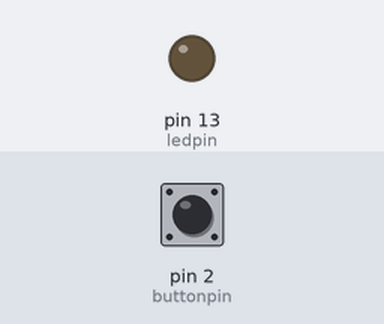
A sketch run on a simulated Arduino Uno, built with avr-gcc and run on an emulated ATmega328P. Shown: output pins drawn as LEDs (lit = HIGH). The test bench sets the inputs (shaded band); at power-on: pin 2 (buttonpin) HIGH.

Above: at 1.2 s.
1.3 s: pin 2 (buttonpin) pulled LOW for 0.15 s
At 1.37 s:
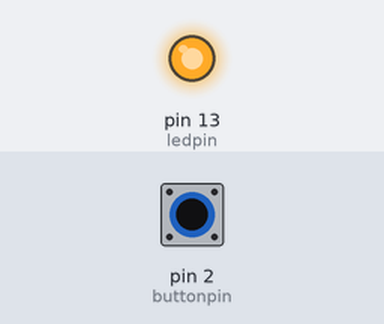
2.9 s: pin 2 (buttonpin) pulled LOW for 3.2 s
At 6.4 s:
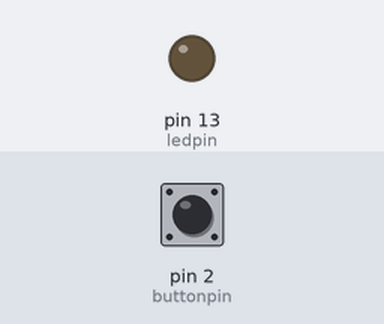
Timing chart, 0 to 7.9 s (numbered marks = the images above; inputs shaded):
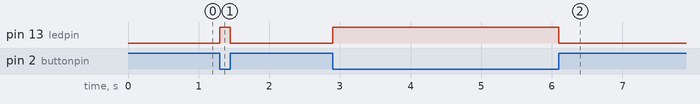

The sketch:

Button.ino
```cpp
int buttonpin = 2;
int ledpin = 13;
int buttonstate = 0;

void setup() {
  pinMode(ledpin, OUTPUT );

  pinMode(buttonpin, INPUT_PULLUP);

}

void loop() {
  buttonstate = digitalRead(buttonpin);

  if (buttonstate == LOW) {
    digitalWrite(ledpin, HIGH);
  }
  else {
    digitalWrite(ledpin, LOW);
  }

}
```

Measured:
- after the input at 1.3 s, pin 13 (ledpin): LOW → HIGH at once, → LOW 0.15 s later
- after the input at 2.9 s, pin 13 (ledpin): LOW → HIGH at once, → LOW 3.2 s later
